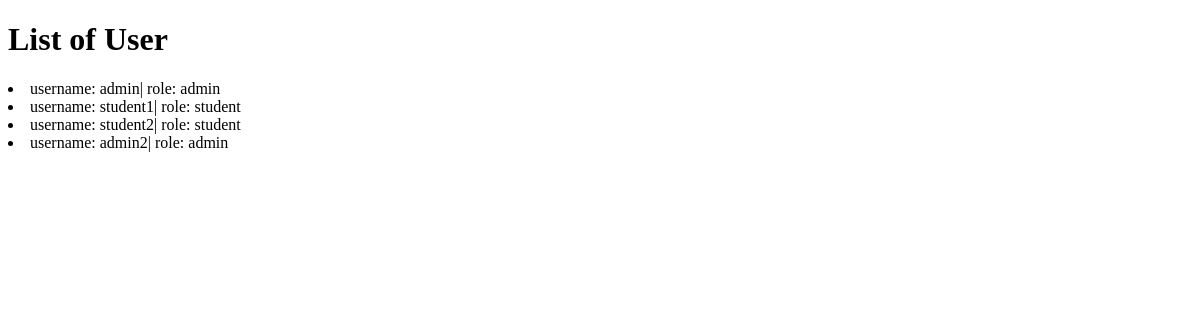
/users, run on an earlier commit of the app's database.
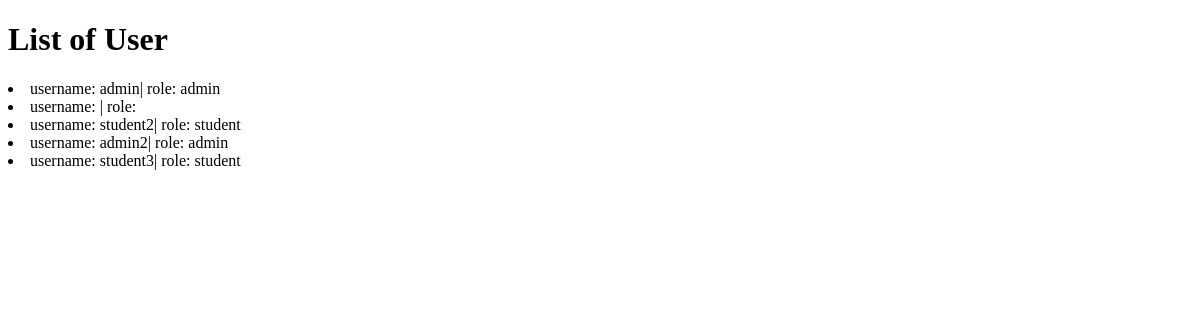
And on a later commit of the database.
### app/models.py (models this page shows)
class User(db.Model):
    __tablename__ = "users"
    user_id = db.Column(db.Integer, autoincrement=True, primary_key=True)
    username = db.Column(db.String, unique=True, nullable=False)
    password = db.Column(db.String, nullable=False)
    email = db.Column(db.String, unique=True, nullable=False)
    role = db.Column(db.String)

### app/bp/users.py (the view, shortened to what this page needs)
@bp.route("/users", methods=["GET", "POST"])
def list_users():
    if request.method == "GET":
        users = User.query.all()
        return render_template("user_list.html", users=users)

### templates/user_list.html (shortened to what this page needs)
<!DOCTYPE html>
<html lang="en">
<head>
</head>
<body>
    <h1>List of User</h1>
    {% for user in users %}
    <li>username: {{ user.username }}| role: {{user.role}}</li>
    {% endfor %}
</body>
</html>

What changed in the data, as far as the page shows it:
changed User (number 2 of 5 on the later page): username "student1" → (not shown); role "student" → (not shown)
added User: username "student3", role "student"
